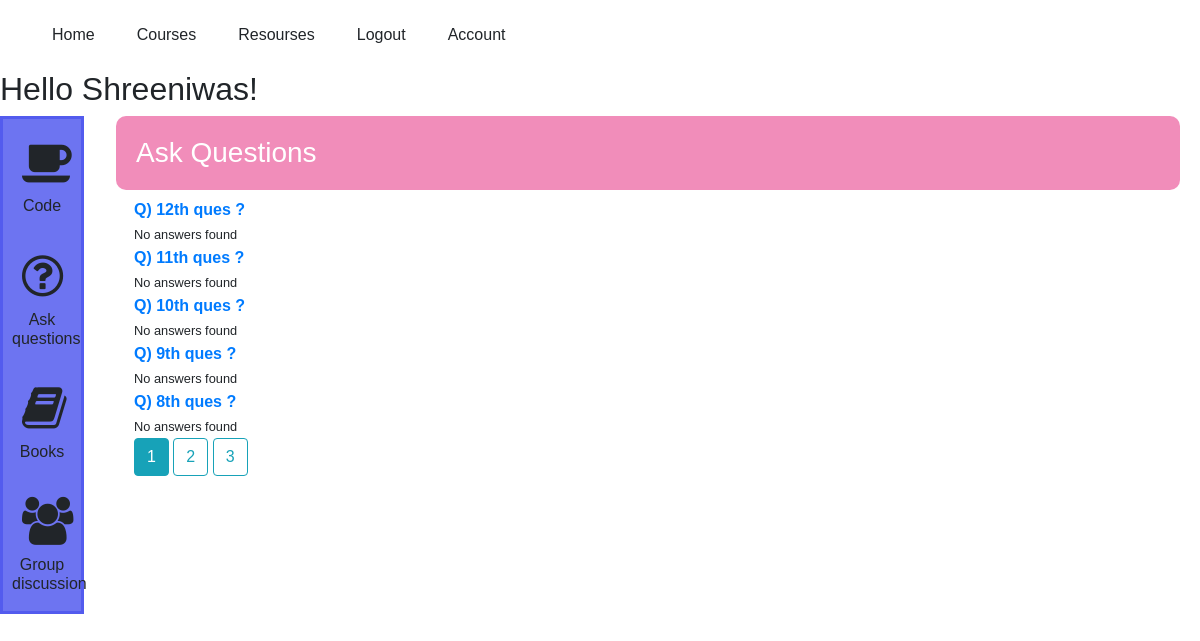
The page /account/ask-ques (signed in) on the database as committed earlier.
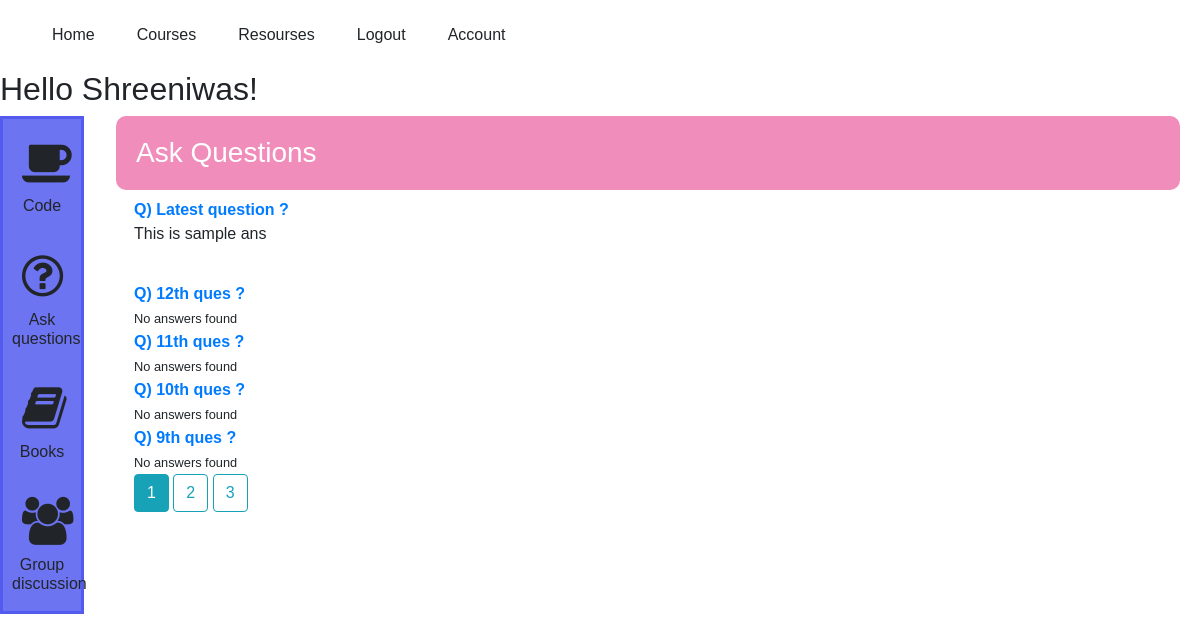
The same page on the database as committed later.
### flaskapp/models.py (models this page shows, shortened)
class Post(db.Model):
    id = db.Column(db.Integer, primary_key =True)
    ques = db.Column(db.String(150), nullable = False)
    answers = db.relationship('Ans', backref = db.backref('question'), lazy = True)

class Ans(db.Model):
    id = db.Column(db.Integer, primary_key = True)
    sol = db.Column(db.String(500), nullable =False)
    post_id = db.Column(db.Integer, db.ForeignKey('post.id'), nullable = False)
    user_id = db.Column(db.Integer, db.ForeignKey('user.id'), nullable = False)

### flaskapp/posts/routes.py (the view)
@posts.route('/account/ask-ques', methods = ['GET', 'POST'])
@login_required
def askQues():
    accform = questionForm()
    if accform.validate_on_submit():
        p = Post()
        p.ques = accform.question.data
        db.session.add(p)
        db.session.commit()
        return redirect(url_for('posts.askQues'))
    page = request.args.get('page', 1, type=int)
    posts = Post.query.order_by(Post.id.desc()).paginate(page=page, per_page=5)
    return render_template('account_forms.html', accform = accform, posts = posts, heading='Ask Questions')

### flaskapp/models.py (called while the page is built)
@login_manager.user_loader
def load_user(userId):
    return User.query.get(int(userId))

### flaskapp/templates/account_forms.html (shortened to what this page needs)
{% extends 'account_layout.html' %}
{% block account_content %}
{% for post in posts.items %}
<div class="outline-border">
    <a href="{{ url_for('posts.enter_ans', post_id = post.id) }}">
        <b>
            Q) {{ post.ques }}
        </b>
    </a>
    {% if post.answers %}
    {% for ans in post.answers %}
    <div style="padding-bottom: 20px;">
        <p>
            {{ ans.sol }}
        </p>
    </div>
    {% endfor %}
    {% else %}
    <div>
        <small>
            No answers found
        </small>
    </div>
    {% endif %}
</div>
{% endfor %}
{% for page_num in posts.iter_pages(left_edge=1, right_edge=1, left_current=1, right_current=2) %}
    {% if page_num %}
        {% if posts.page == page_num %}
            <a href="{{ url_for('posts.askQues', page=page_num) }}" class="btn btn-info mb-4">{{ page_num }}</a>
        {% else %}
            <a href="{{ url_for('posts.askQues', page=page_num) }}" class="btn btn-outline-info mb-4">{{ page_num }}</a>
        {% endif %}
    {% else %}
        ...
    {% endif %}
{% endfor %}
{% endblock account_content %}

Rows that differ between the two databases and show on the page:
no longer on this page (row unchanged): Post: ques "8th ques ?", shows "No answers found"
added Post: ques "Latest question ?"
added Ans: sol "This is sample ans"
